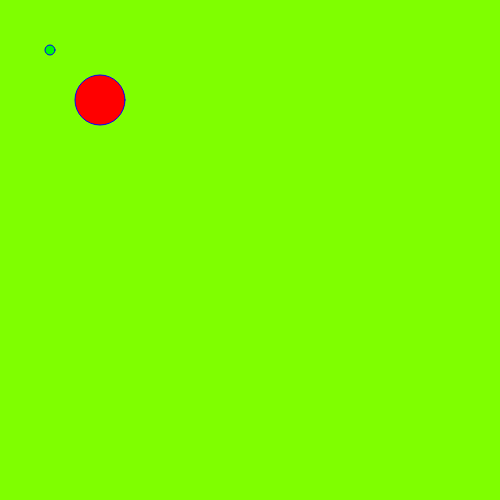
Frame 1 (no input)
Frame 60 (no input): identical to frame 1, image omitted
Frame 120 (the mouse pressed at the canvas centre since frame 60): identical to frame 1, image omitted

The p5.js sketch that drew this single still picture (run headless with seeded random() and noise() and a simulated clock; from frame 60 on, the mouse is pressed at the canvas centre):

// p5.js sketch
// ── sketch.js
function setup() {
  // put setup code here
  //Sets the canvas size
createCanvas(500,500);
//sets the color of the background
background("green");
background(0); //black
background(255);//white
background(200);// grayish-white .. grayscale = 0-255
background(255,0,0); // full red
background(0,255,0);//full green
background(0,0,255);//full blue
background(127,255,0);// chartruse

fill(0,255,0);// adjusts inner shpae color
stroke("blue");//adjusts stroke(outer edge color)
ellipse(50,50,10,10); //ellipse (x,y,width,height)

fill(255,0,0)
ellipse(100,100,50,50);
}

function draw() {
  // put drawing code here
}
